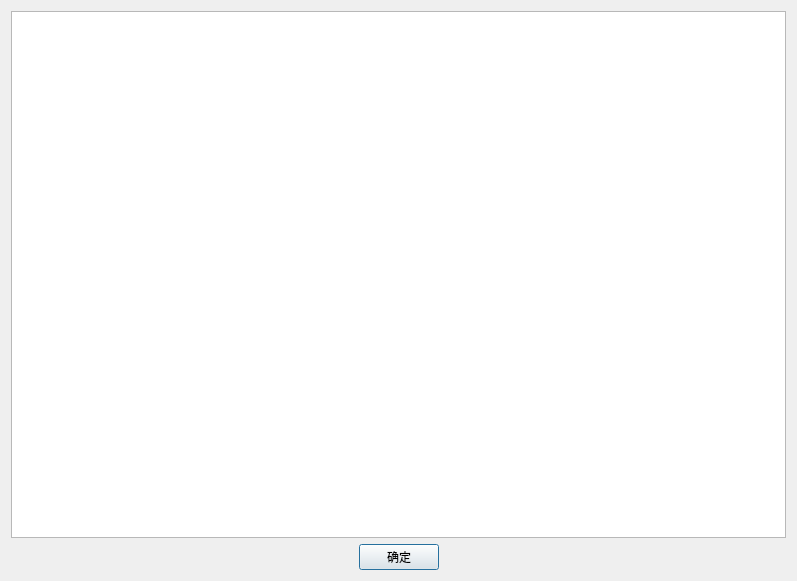
<?xml version="1.0" encoding="UTF-8"?>
<ui version="4.0">
 <class>CopyResultClass</class>
 <widget class="QDialog" name="CopyResultClass">
  <property name="geometry">
   <rect>
    <x>0</x>
    <y>0</y>
    <width>797</width>
    <height>581</height>
   </rect>
  </property>
  <property name="windowTitle">
   <string>复制结果</string>
  </property>
  <layout class="QGridLayout" name="gridLayout">
   <item row="0" column="0">
    <layout class="QVBoxLayout" name="verticalLayout">
     <item>
      <widget class="QTextEdit" name="textEdit">
       <property name="readOnly">
        <bool>true</bool>
       </property>
      </widget>
     </item>
     <item>
      <layout class="QHBoxLayout" name="horizontalLayout">
       <item>
        <spacer name="horizontalSpacer">
         <property name="orientation">
          <enum>Qt::Orientation::Horizontal</enum>
         </property>
         <property name="sizeHint" stdset="0">
          <size>
           <width>40</width>
           <height>20</height>
          </size>
         </property>
        </spacer>
       </item>
       <item>
        <widget class="QPushButton" name="pushButton">
         <property name="text">
          <string>确定</string>
         </property>
        </widget>
       </item>
       <item>
        <spacer name="horizontalSpacer_2">
         <property name="orientation">
          <enum>Qt::Orientation::Horizontal</enum>
         </property>
         <property name="sizeHint" stdset="0">
          <size>
           <width>40</width>
           <height>20</height>
          </size>
         </property>
        </spacer>
       </item>
      </layout>
     </item>
    </layout>
   </item>
  </layout>
 </widget>
 <layoutdefault spacing="6" margin="11"/>
 <resources/>
 <connections>
  <connection>
   <sender>pushButton</sender>
   <signal>clicked()</signal>
   <receiver>CopyResultClass</receiver>
   <slot>close()</slot>
   <hints>
    <hint type="sourcelabel">
     <x>398</x>
     <y>558</y>
    </hint>
    <hint type="destinationlabel">
     <x>398</x>
     <y>290</y>
    </hint>
   </hints>
  </connection>
  <connection>
   <sender>pushButton</sender>
   <signal>clicked()</signal>
   <receiver>CopyResultClass</receiver>
   <slot>deleteLater()</slot>
   <hints>
    <hint type="sourcelabel">
     <x>398</x>
     <y>558</y>
    </hint>
    <hint type="destinationlabel">
     <x>398</x>
     <y>290</y>
    </hint>
   </hints>
  </connection>
 </connections>
</ui>
